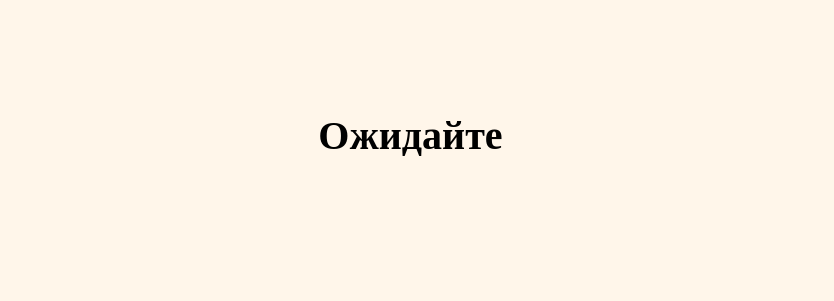
<?xml version="1.0" encoding="UTF-8"?>
<ui version="4.0">
 <class>Form</class>
 <widget class="QWidget" name="Form">
  <property name="geometry">
   <rect>
    <x>0</x>
    <y>0</y>
    <width>834</width>
    <height>301</height>
   </rect>
  </property>
  <property name="windowTitle">
   <string>Form</string>
  </property>
  <property name="styleSheet">
   <string notr="true">background-color: rgb(255, 246, 234);</string>
  </property>
  <widget class="QLabel" name="label">
   <property name="geometry">
    <rect>
     <x>290</x>
     <y>110</y>
     <width>241</width>
     <height>51</height>
    </rect>
   </property>
   <property name="font">
    <font>
     <family>Times New Roman</family>
     <pointsize>30</pointsize>
     <weight>75</weight>
     <bold>true</bold>
    </font>
   </property>
   <property name="text">
    <string>Ожидайте</string>
   </property>
   <property name="alignment">
    <set>Qt::AlignCenter</set>
   </property>
  </widget>
 </widget>
 <resources/>
 <connections/>
</ui>
